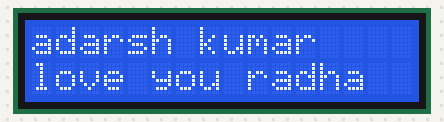
The sketch below on a simulated Arduino Uno, built with avr-gcc and run on an emulated ATmega328P. On the bench: 16×2 character LCD.

Above: at 0.1 s.
At 1.6 s:
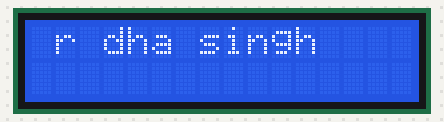
At 3.1 s:
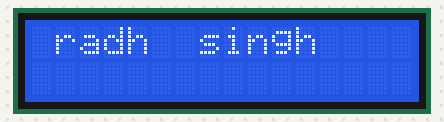
At 6.7 s:
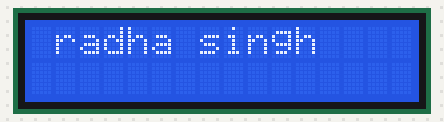
At 10.2 s:
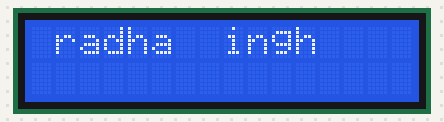
At 13.3 s:
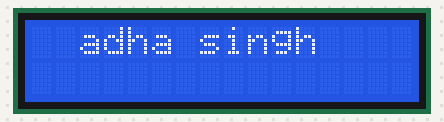

The sketch:

33_lcd_data_display.ino
```cpp
#include <LiquidCrystal.h>

const int lcdRSPin = 7;
const int lcdENPin = 8;
const int lcdD4Pin = 9;
const int lcdD5Pin = 10;
const int lcdD6Pin = 11;
const int lcdD7Pin = 12;

//lcd object creation
const LiquidCrystal lcd(lcdRSPin, lcdENPin, lcdD4Pin, lcdD5Pin, lcdD6Pin, lcdD7Pin);

void setup() {
  Serial.begin(9600);
  //lcd  16collumn 2row defined
  lcd.begin(16, 2);
}

void loop() {

  // set the cursor to the colum 0 and row 0 postion
  lcd.setCursor(0, 0);
  //printing into the lcd;
  lcd.print("adarsh kumar");
  // set the cursor to the  colum 0 and row 1 postion
  lcd.setCursor(0, 1);
  //printing into the lcd;
  lcd.print("love you radha  ");
  delay(1000);
  lcd.clear();

  displayData(" radha singh ", 0, true);
}

void displayData(String dataValue, int spaceIndex, boolean forward) {
  lcd.clear();
  if (spaceIndex == dataValue.length()) {
    forward = false;
  } else if (spaceIndex == 0) {
    forward = true;
  }

  if (forward == true) {
    spaceIndex++;
  } else {
    spaceIndex --;
  }

  if (dataValue.length() < 14) {
    for (int i = 0; i < dataValue.length(); i++) {
      if (i == spaceIndex) {
        lcd.setCursor(i, 0);
        lcd.print(" ");
      } else {
        lcd.setCursor(i, 0);
        lcd.print(dataValue.charAt(i));
      }
    }
  } else {
    lcd.setCursor(0, 0);
    lcd.print("data is too larg to fit into lcd");
  }
  delay(500);
  displayData(dataValue, spaceIndex, forward);
}
```

Measured:
- by itself, everything shown: repeats every 13.1 s, in 24 steps
- what the display in image 1 shows lasts 0.5 s, from 1.6 s to 2.1 s
- what the display in image 3 shows lasts 1.6 s, from 6.6 s to 8.2 s
